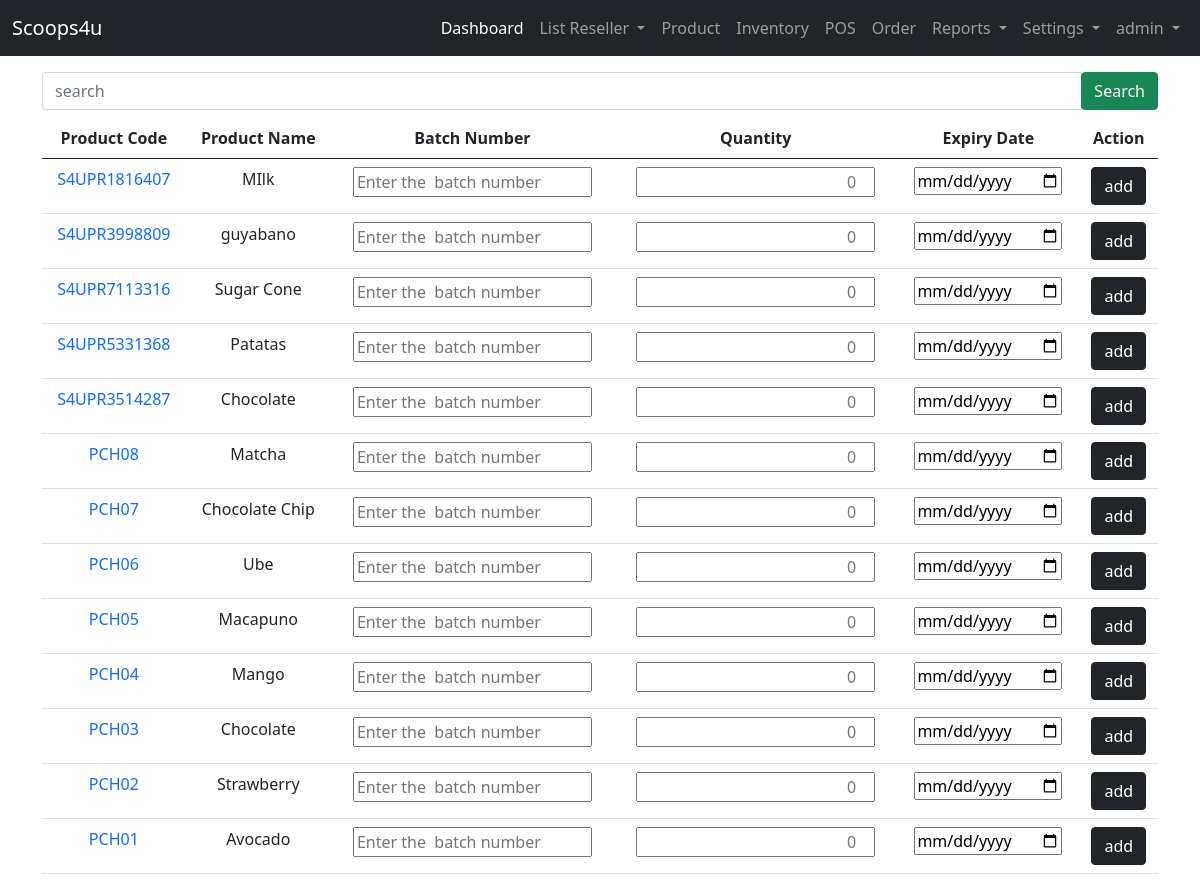
The page /user-site/inventory/ (signed in) on the database as committed earlier.
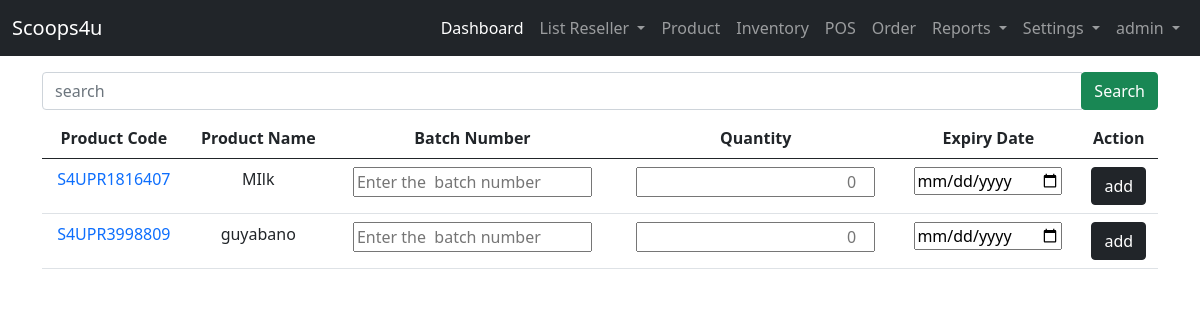
The same page on the database as committed later.
### admin_site/models.py (models this page shows, shortened)
class Product(models.Model):
    STATUS = (("available","available"),("not available","not available"))
    product_code =  models.CharField(unique=True, max_length=200, verbose_name='Product Code')
    product_category =  models.CharField(max_length=200, verbose_name='Category')
    product_name=  models.CharField(max_length=200, verbose_name='Product Name')
    product_unit =  models.CharField(max_length=200, verbose_name='Unit')
    product_ResellerPrice =  models.DecimalField( max_digits=10,  decimal_places=2,null=True, verbose_name='Reseller Price')
    product_price =  models.DecimalField( max_digits=10, decimal_places=2,null=True, verbose_name='Pos Price')
    product_stock =  models.BigIntegerField(null=True, verbose_name='Available Stock')
    product_status =  models.CharField(max_length=200, choices=STATUS, verbose_name='Status')

### admin_site/views.py (the view)
# urls.py: path('inventory/', views.inventory, name='inventory'),
@login_required(login_url='landing_page:login')
def inventory(request):
    list_products = Product.objects.all().order_by('-id')
    context = {'list_products':list_products}
    return render(request, 'admin_site/inventory/add-stock.html', context)

### templates/admin_site/inventory/add-stock.html (shortened to what this page needs)
{% extends 'admin_site/base.html' %}
{% block content %}
<form action="{% url 'admin_site:search_inventory' %}" method="GET" class="my-2">
    <div class="input-group">
        <input type="text" class="form-control" name="search" placeholder="search" required>
        <div class="input-group-append">
            <button class="btn btn-success" type="submit">Search</button>
        </div>
    </div>
</form>
{% if list_products %}
<table class="table table-hover text-center">
    <thead>
    <tr>
        <th>Product Code</th>
        <th>Product Name </th>
        <th>Batch Number</th>
        <th>Quantity</th>
        <th>Expiry Date</th>
        <th>Action</th>
    </tr>
    </thead>
    <tbody>
        {% for list in list_products %}
    <tr>
        <td><a href="{% url 'admin_site:view_product' list.id %}" class="text-decoration-none">{{ list.product_code }}</a></td>
        <td>{{ list.product_name }}</td>
    <form action="{% url 'admin_site:update_inventory'  list.id %}" method="POST">
        <td><input type="number" name="batch_no" placeholder="Enter the  batch number" required></td>
        <td><input type="number" name="quantity" style="text-align:right;" placeholder="0" required></td>
        <td><input type="date" name="expdate" required></td>
        <td><input type="submit" value="add" class="btn btn-dark"></td>
    </form>
    </tr>
    {% endfor %}
    </tbody>
</table>
{% endif %}
{% endblock content %}

Rows that differ between the two databases and show on the page:
removed Product: product_code "S4UPR7113316", product_name "Sugar Cone"
removed Product: product_code "S4UPR5331368", product_name "Patatas"
removed Product: product_code "S4UPR3514287", product_name "Chocolate"
removed Product: product_code "PCH08", product_name "Matcha"
removed Product: product_code "PCH07", product_name "Chocolate Chip"
removed Product: product_code "PCH06", product_name "Ube"
removed Product: product_code "PCH05", product_name "Macapuno"
removed Product: product_code "PCH04", product_name "Mango"
removed Product: product_code "PCH03", product_name "Chocolate"
removed Product: product_code "PCH02", product_name "Strawberry"
removed Product: product_code "PCH01", product_name "Avocado"
